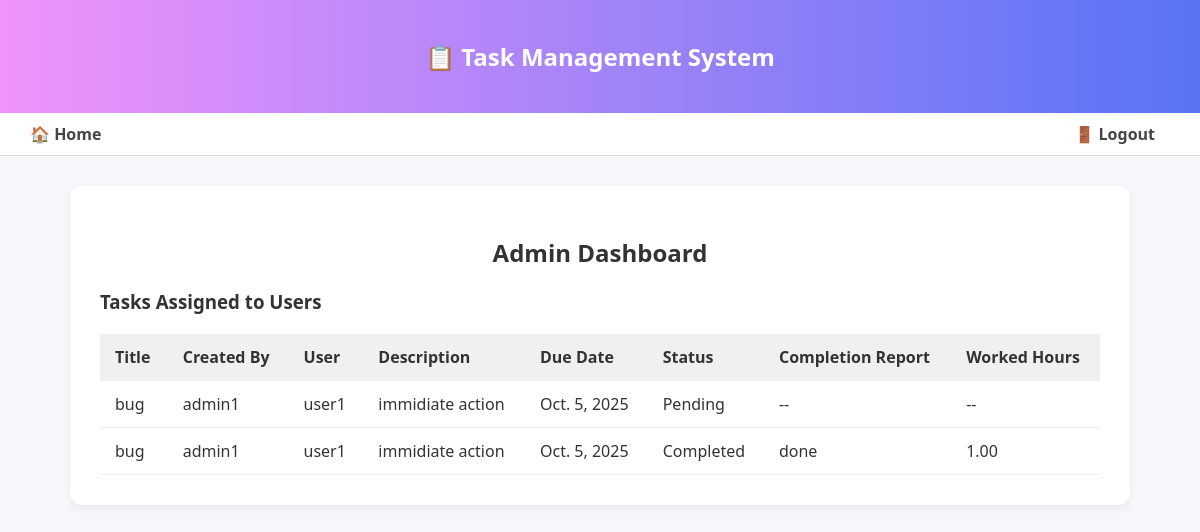
Screenshot of /api/dashboard/admin/ (signed in) with the database file from the repository.
### tasks/models.py (models this page shows, shortened)
class Task(models.Model):
    STATUS_CHOICES = [
        ('Pending', 'Pending'),
        ('Completed', 'Completed'),
    ]
    title = models.CharField(max_length=255)
    description = models.TextField()
    assigned_to = models.ForeignKey(User, on_delete=models.CASCADE, related_name="tasks")
    due_date = models.DateField()
    status = models.CharField(max_length=20, choices=STATUS_CHOICES, default="Pending")
    completion_report = models.TextField(blank=True, null=True)
    worked_hours = models.DecimalField(max_digits=5, decimal_places=2, blank=True, null=True)
    created_by = models.ForeignKey(User, on_delete=models.CASCADE, related_name="created_tasks", null=True, blank=True)

### tasks/views.py (the view)
# urls.py: path('dashboard/admin/', admin_dashboard, name='admin-dashboard'),
@login_required
def admin_dashboard(request):
    admin_user = request.user
    tasks = Task.objects.filter(created_by=admin_user)
    return render(request, "tasks/admin_dashboard.html", {"tasks": tasks})

### tasks/templates/tasks/admin_dashboard.html
{% extends "tasks/base.html" %}
{% block content %}
<h2 style="text-align:center;">Admin Dashboard</h2>
<h3>Tasks Assigned to Users</h3>
<table>
  <tr>
    <th>Title</th>
    <th>Created By</th>
    <th>User</th>
    <th>Description</th>
    <th>Due Date</th>
    <th>Status</th>
    <th>Completion Report</th>
    <th>Worked Hours</th>
  </tr>
  {% for task in tasks %}
  <tr>
    <td>{{ task.title }}</td>
    <td>{{ task.created_by.username }}</td>
    <td>{{ task.assigned_to.username }}</td>
    <td>{{ task.description }}</td>
    <td>{{ task.due_date }}</td>
    <td>{{ task.status }}</td>
    <td>{{ task.completion_report|default:"--" }}</td>
    <td>{{ task.worked_hours|default:"--" }}</td>
  </tr>
  {% endfor %}
</table>
{% endblock %}

### tasks/templates/tasks/base.html (style rules this page uses)
body { margin: 0; font-family: 'Segoe UI', Tahoma, Geneva, Verdana, sans-serif; background-color: #f5f7fa; color: #333; }
table { width: 100%; border-collapse: collapse; margin-top: 20px; }
th, td { padding: 12px 15px; text-align: left; border-bottom: 1px solid #eee; }
th { background-color: #f0f0f0; font-weight: 600; }

### rows the page displays
Task: title "bug", created_by.username "admin1", assigned_to.username "user1", description "immidiate action", due_date "Oct. 5, 2025", status "Pending", completion_report "--", worked_hours "--"
Task: title "bug", created_by.username "admin1", assigned_to.username "user1", description "immidiate action", due_date "Oct. 5, 2025", status "Completed", completion_report "done", worked_hours "1.00"
